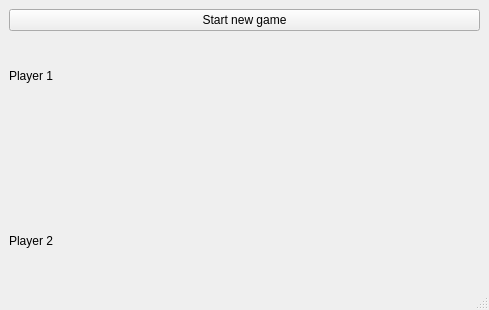
<?xml version="1.0" encoding="UTF-8"?>
<ui version="4.0">
 <class>MainWindow</class>
 <widget class="QMainWindow" name="MainWindow">
  <property name="geometry">
   <rect>
    <x>0</x>
    <y>0</y>
    <width>489</width>
    <height>310</height>
   </rect>
  </property>
  <property name="windowTitle">
   <string>MainWindow</string>
  </property>
  <widget class="QWidget" name="centralwidget">
   <layout class="QVBoxLayout" name="verticalLayout">
    <item>
     <widget class="QPushButton" name="startNewGame">
      <property name="text">
       <string>Start new game</string>
      </property>
     </widget>
    </item>
    <item>
     <widget class="QLabel" name="player1Name">
      <property name="text">
       <string>Player 1</string>
      </property>
     </widget>
    </item>
    <item>
     <widget class="QWidget" name="GameBoard" native="true"/>
    </item>
    <item>
     <widget class="QLabel" name="player2Name">
      <property name="text">
       <string>Player 2</string>
      </property>
     </widget>
    </item>
   </layout>
  </widget>
  <widget class="QMenuBar" name="menubar">
   <property name="geometry">
    <rect>
     <x>0</x>
     <y>0</y>
     <width>489</width>
     <height>21</height>
    </rect>
   </property>
  </widget>
  <widget class="QStatusBar" name="statusbar"/>
 </widget>
 <resources/>
 <connections/>
</ui>
